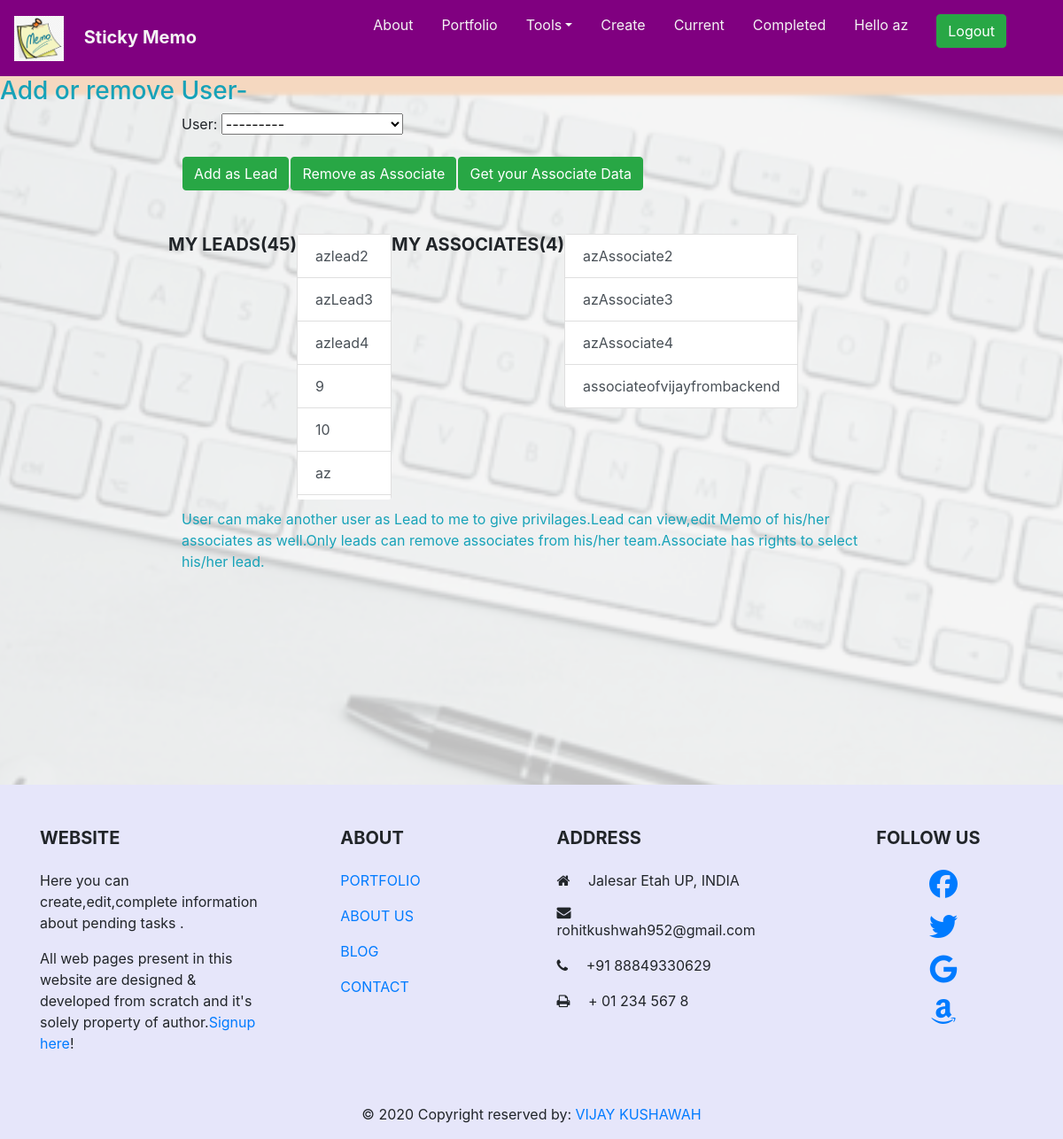
Page /myprofile/ (signed in) on the committed database.
### todo/models.py (models this page shows)
class MyProfile(models.Model):
    username = models.CharField(max_length=100,default="username")
    lead= models.CharField(max_length=100,null=True,blank=True)
    associate= models.CharField(max_length=100,null=True,blank=True)
    user = models.ForeignKey(User,on_delete=models.CASCADE)
    def __str__(self):
        return self.username

### todo/views.py (the view, shortened to what this page needs)
# urls.py: path('myprofile/',views.myprofiletodo,name='myprofiletodo'),
@login_required
def myprofiletodo(request):
    user = request.user
    if request.method == 'GET':
        try:
            myprofiles=get_list_or_404(MyProfile,user=request.user)
            try:
                leadprofiles=get_list_or_404(MyProfile,lead__isnull=False,user=request.user)
            except:
                leadprofiles=[]
            try:
                associateprofiles=get_list_or_404(MyProfile,associate__isnull=False,user=request.user)
            except:
                associateprofiles=[]
        except:
            leadprofiles=[]
            associateprofiles=[]
            myprofiles=[]
        form =  MyProfileForm()
        return  render(request,'todo/myprofiletodo.html',{'myprofiles':myprofiles,'leadprofiles':leadprofiles,'associateprofiles':associateprofiles,'form':form})

### todo/forms.py
class MyProfileForm(ModelForm):
    class Meta:
        model=MyProfile
        fields = {'user'}

### todo/templates/todo/myprofiletodo.html (shortened to what this page needs)
{% extends 'todo/base.html' %}
{% block content %}
<div class="overlay">
  <div clss="container">
    <h3 class="text-info">Add or remove User-</h3>
    <div class="row justify-content-center">
        <div class="col-8">
          <table cellpadding="1" cellspacing="2">
          <form method="POST" id="mainform" name="mainform">
          {{form.as_p}}
          <tr><td>
          <button type="submit" class="btn btn-success" onclick='this.form.action="{% url 'myprofiletodo' %}";'>Add as Lead</button></td>
            <td>
          <button type="submit" class="btn btn-success" id="btnSubmit1" onclick='this.form.action="{% url 'removeassociatetodo' %}";'>Remove as Associate</button></td>
          <td>
          <button type="submit" class="btn btn-success" id="btnSubmit1" onclick='this.form.action="{% url 'exportassociatedatatodo' %}";'>Get your Associate Data</button></td>
</form>
          </table>
<div style="">  <br><br>
<div class="row">
<h5 class="font-weight-bold text-uppercase mb-4">My Leads({{ leadprofiles|length }})</h5><p>
  <ol class="list-group customelistgroup" style="max-height: 300px;
    margin-bottom: 10px;
    overflow:scroll;
    -webkit-overflow-scrolling: touch;">
    {%  for profile  in leadprofiles %}
    <a class=" list-group-item-action " href="">
    <li class="list-group-item list-group-item-action">{{profile.lead}}
      </a>
    {% endfor %}
    </ol>
<h5 class="font-weight-bold text-uppercase mb-4">My Associates({{ associateprofiles|length }})</h5><p>
  <ol class="list-group customelistgroup " style="max-height: 300px;
    margin-bottom: 10px;
    overflow:scroll;
    -webkit-overflow-scrolling: touch;">
      {%  for associate  in associateprofiles %}
      <a  class=" list-group-item-action " href="{% url 'getassociatestatustodo' associate.associate %}">
      <li class="list-group-item list-group-item-action">{{associate.associate}}
        </a>
      {% endfor %}
      </ol>
</div>
          </div>
        <p class="text-info">  User can make another user as Lead to me to  give  privilages.Lead can view,edit Memo of  his/her associates as well.Only leads can remove
           associates
          from his/her team.Associate has rights to select his/her lead.<p>
</div></div></div></div>
{% endblock %}

### todo/templates/todo/base.html (shortened to what this page needs)
<link rel="stylesheet" href="https://stackpath.bootstrapcdn.com/bootstrap/4.5.2/css/bootstrap.min.css">
  <link rel="stylesheet" href="http://fortawesome.github.io/Font-Awesome/assets/font-awesome/css/font-awesome.css">
<link rel="stylesheet" href="https://cdnjs.cloudflare.com/ajax/libs/font-awesome/4.7.0/css/font-awesome.min.css">
 <link rel="stylesheet" href="https://stackpath.bootstrapcdn.com/bootstrap/4.1.3/css/bootstrap.min.css">
{% load static %}
 <link rel="stylesheet" type="text/css" href="{% static 'todo/css/main.css' %}">
 <nav class="navbar navbar-expand-lg  ">
 <a class="navbar-brand " href="{% url 'home' %}"><img src="{% static 'todo/logo.png' %}" height="51px">&nbsp &nbsp  <b clss="nav-link">Sticky Memo</b></a>
<div class="collapse navbar-collapse " id="navbarSupportedContent">     <ul class="nav navbar-nav mr-4">
 <li class="nav-item">
     <a class="nav-link" data-value="about" href="{% url 'abouttodo' %}">About</a>        </li>
<li class="nav-item">
    <a class="nav-link " data-value="portfolio"href="{% url 'portfoliotodo' %}">Portfolio</a>
 </li>
 <li class="nav-item dropdown">
     <a class="nav-link dropdown-toggle" data-toggle="dropdown" data-value="portfolio" href="#">Tools</a>
  </li>
 {% if user.is_authenticated %}
 <li class="nav-item">
    <a class="nav-link " data-value="blog" href="{% url 'createtodo' %}">Create</a>         </li>
<li class="nav-item">
   <a class="nav-link " data-value="team" href="{% url 'currenttodos' %}">Current</a>       </li>
<li class="nav-item">
 <a class="nav-link " data-value="contact" href="{% url 'completedtodos' %}">Completed</a>       </li>
  <li class="nav-item "><a class="nav-link " data-value="blog" href="{% url 'myprofiletodo' %}">Hello {{user.username}}</a></li>
 <li class="nav-item">
  <a class="nav-link " data-value="contact" href="{% url 'completedtodos' %}"><form  action="{% url 'logoutuser' %}" method="POST">
    <button type="submit" class="btn btn-success">Logout</button>
  </form></a>       </li>
</ul>
 {% endif %}
</div></nav>
<div class="content overflow-auto" id="content" style="background-image: url('{% static 'todo/backgroundimage.png' %}');background-attachment: fixed;
 background-size: cover;
 background-position: center;">
{% block content %}{% endblock %}
</div>
{% include 'todo/footer.html' %}

### todo/static/todo/css/main.css (style rules this page uses)
.navbar { background:#800080;position:relative; }
.content { min-height:100%;position:relative; }
.nav-link , .navbar-brand { color: #f4f4f4; cursor: pointer; }
.nav-link { margin-right: 1em !important; }
.navbar-collapse { justify-content: flex-end; }
.overlay { position: absolute; min-height: 100%; min-width: 100%; left: 0; top: 0; background: rgba(244, 244, 244, 0.79); }
.list-group { max-height: 300px; margin-bottom: 10px; overflow:scroll; -webkit-overflow-scrolling: touch; }

### rows in the picture
MyProfile: lead "azlead2", associate "azAssociate2"
MyProfile: lead "azLead3", associate "azAssociate3"
MyProfile: lead "azlead4", associate "azAssociate4"
MyProfile: lead "9"
MyProfile: lead "10"
MyProfile: lead "az"
MyProfile: associate "associateofvijayfrombackend"

### other values in the picture
{{ user.username }} "az"
{{ leadprofiles|length }} "45"
{{ associateprofiles|length }} "4"
